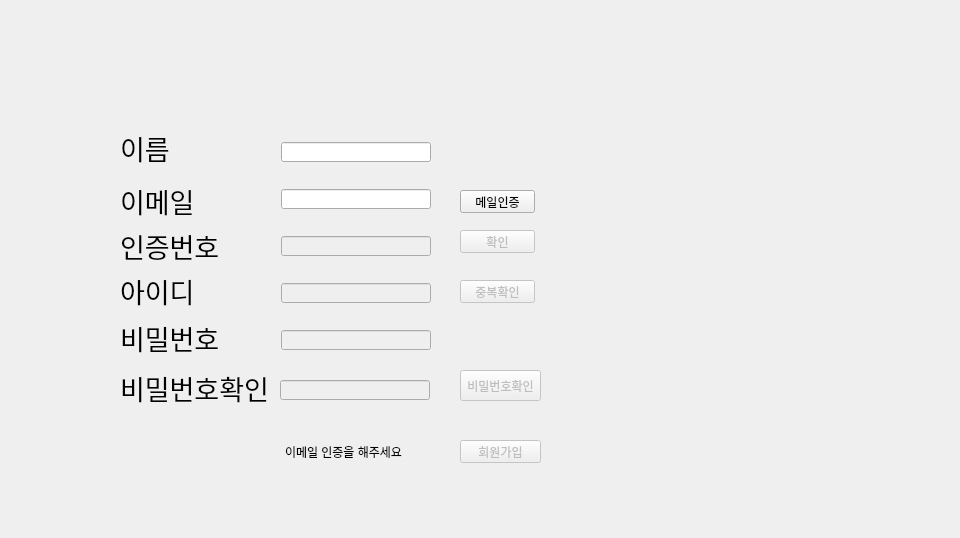
<?xml version="1.0" encoding="UTF-8"?>
<ui version="4.0">
 <class>signup</class>
 <widget class="QWidget" name="signup">
  <property name="geometry">
   <rect>
    <x>0</x>
    <y>0</y>
    <width>960</width>
    <height>538</height>
   </rect>
  </property>
  <property name="windowTitle">
   <string>회원가입</string>
  </property>
  <property name="windowIcon">
   <iconset>
    <normaloff>icon.jpg</normaloff>icon.jpg</iconset>
  </property>
  <widget class="QLabel" name="label_1">
   <property name="geometry">
    <rect>
     <x>120</x>
     <y>130</y>
     <width>141</width>
     <height>35</height>
    </rect>
   </property>
   <property name="font">
    <font>
     <family>한컴 고딕</family>
     <pointsize>20</pointsize>
    </font>
   </property>
   <property name="text">
    <string>이름</string>
   </property>
  </widget>
  <widget class="QLabel" name="label_2">
   <property name="geometry">
    <rect>
     <x>120</x>
     <y>180</y>
     <width>141</width>
     <height>41</height>
    </rect>
   </property>
   <property name="font">
    <font>
     <family>한컴 고딕</family>
     <pointsize>20</pointsize>
    </font>
   </property>
   <property name="text">
    <string>이메일</string>
   </property>
  </widget>
  <widget class="QLabel" name="label_3">
   <property name="geometry">
    <rect>
     <x>120</x>
     <y>220</y>
     <width>141</width>
     <height>51</height>
    </rect>
   </property>
   <property name="font">
    <font>
     <family>한컴 고딕</family>
     <pointsize>20</pointsize>
    </font>
   </property>
   <property name="text">
    <string>인증번호</string>
   </property>
  </widget>
  <widget class="QLabel" name="label_4">
   <property name="geometry">
    <rect>
     <x>120</x>
     <y>270</y>
     <width>141</width>
     <height>41</height>
    </rect>
   </property>
   <property name="font">
    <font>
     <family>한컴 고딕</family>
     <pointsize>20</pointsize>
    </font>
   </property>
   <property name="text">
    <string>아이디</string>
   </property>
  </widget>
  <widget class="QLabel" name="label_5">
   <property name="geometry">
    <rect>
     <x>120</x>
     <y>320</y>
     <width>141</width>
     <height>35</height>
    </rect>
   </property>
   <property name="font">
    <font>
     <family>한컴 고딕</family>
     <pointsize>20</pointsize>
    </font>
   </property>
   <property name="text">
    <string>비밀번호</string>
   </property>
  </widget>
  <widget class="QLineEdit" name="lineEdit">
   <property name="geometry">
    <rect>
     <x>281</x>
     <y>142</y>
     <width>150</width>
     <height>20</height>
    </rect>
   </property>
  </widget>
  <widget class="QLineEdit" name="lineEdit_2">
   <property name="geometry">
    <rect>
     <x>281</x>
     <y>189</y>
     <width>150</width>
     <height>20</height>
    </rect>
   </property>
  </widget>
  <widget class="QLineEdit" name="lineEdit_3">
   <property name="enabled">
    <bool>false</bool>
   </property>
   <property name="geometry">
    <rect>
     <x>281</x>
     <y>236</y>
     <width>150</width>
     <height>20</height>
    </rect>
   </property>
  </widget>
  <widget class="QLineEdit" name="lineEdit_4">
   <property name="enabled">
    <bool>false</bool>
   </property>
   <property name="geometry">
    <rect>
     <x>281</x>
     <y>283</y>
     <width>150</width>
     <height>20</height>
    </rect>
   </property>
  </widget>
  <widget class="QLineEdit" name="lineEdit_5">
   <property name="enabled">
    <bool>false</bool>
   </property>
   <property name="geometry">
    <rect>
     <x>281</x>
     <y>330</y>
     <width>150</width>
     <height>20</height>
    </rect>
   </property>
   <property name="maxLength">
    <number>20</number>
   </property>
   <property name="echoMode">
    <enum>QLineEdit::Password</enum>
   </property>
  </widget>
  <widget class="QPushButton" name="pushButton">
   <property name="geometry">
    <rect>
     <x>460</x>
     <y>190</y>
     <width>75</width>
     <height>23</height>
    </rect>
   </property>
   <property name="text">
    <string>메일인증</string>
   </property>
  </widget>
  <widget class="QPushButton" name="pushButton_2">
   <property name="enabled">
    <bool>false</bool>
   </property>
   <property name="geometry">
    <rect>
     <x>460</x>
     <y>230</y>
     <width>75</width>
     <height>23</height>
    </rect>
   </property>
   <property name="text">
    <string>확인</string>
   </property>
  </widget>
  <widget class="QPushButton" name="pushButton_3">
   <property name="enabled">
    <bool>false</bool>
   </property>
   <property name="geometry">
    <rect>
     <x>460</x>
     <y>280</y>
     <width>75</width>
     <height>23</height>
    </rect>
   </property>
   <property name="text">
    <string>중복확인</string>
   </property>
  </widget>
  <widget class="QPushButton" name="pushButton_4">
   <property name="enabled">
    <bool>false</bool>
   </property>
   <property name="geometry">
    <rect>
     <x>460</x>
     <y>370</y>
     <width>81</width>
     <height>31</height>
    </rect>
   </property>
   <property name="text">
    <string>비밀번호확인</string>
   </property>
  </widget>
  <widget class="QLabel" name="label">
   <property name="geometry">
    <rect>
     <x>285</x>
     <y>441</y>
     <width>151</width>
     <height>21</height>
    </rect>
   </property>
   <property name="text">
    <string>이메일 인증을 해주세요</string>
   </property>
   <property name="textFormat">
    <enum>Qt::AutoText</enum>
   </property>
  </widget>
  <widget class="QLabel" name="back">
   <property name="enabled">
    <bool>true</bool>
   </property>
   <property name="geometry">
    <rect>
     <x>0</x>
     <y>0</y>
     <width>961</width>
     <height>541</height>
    </rect>
   </property>
   <property name="text">
    <string/>
   </property>
   <property name="pixmap">
    <pixmap>background.jpg</pixmap>
   </property>
  </widget>
  <widget class="QPushButton" name="pushButton_5">
   <property name="enabled">
    <bool>false</bool>
   </property>
   <property name="geometry">
    <rect>
     <x>460</x>
     <y>440</y>
     <width>81</width>
     <height>23</height>
    </rect>
   </property>
   <property name="text">
    <string>회원가입</string>
   </property>
  </widget>
  <widget class="QLabel" name="label_6">
   <property name="geometry">
    <rect>
     <x>120</x>
     <y>370</y>
     <width>150</width>
     <height>35</height>
    </rect>
   </property>
   <property name="font">
    <font>
     <family>한컴 고딕</family>
     <pointsize>20</pointsize>
    </font>
   </property>
   <property name="text">
    <string>비밀번호확인</string>
   </property>
  </widget>
  <widget class="QLineEdit" name="lineEdit_6">
   <property name="enabled">
    <bool>false</bool>
   </property>
   <property name="geometry">
    <rect>
     <x>280</x>
     <y>380</y>
     <width>150</width>
     <height>20</height>
    </rect>
   </property>
   <property name="maxLength">
    <number>20</number>
   </property>
   <property name="echoMode">
    <enum>QLineEdit::Password</enum>
   </property>
  </widget>
  <zorder>back</zorder>
  <zorder>label_1</zorder>
  <zorder>label_2</zorder>
  <zorder>label_3</zorder>
  <zorder>label_4</zorder>
  <zorder>label_5</zorder>
  <zorder>lineEdit</zorder>
  <zorder>lineEdit_2</zorder>
  <zorder>lineEdit_3</zorder>
  <zorder>lineEdit_4</zorder>
  <zorder>lineEdit_5</zorder>
  <zorder>pushButton</zorder>
  <zorder>pushButton_2</zorder>
  <zorder>pushButton_3</zorder>
  <zorder>pushButton_4</zorder>
  <zorder>label</zorder>
  <zorder>pushButton_5</zorder>
  <zorder>label_1</zorder>
  <zorder>label_2</zorder>
  <zorder>label_3</zorder>
  <zorder>label_4</zorder>
  <zorder>label_5</zorder>
  <zorder>label_6</zorder>
  <zorder>lineEdit_6</zorder>
 </widget>
 <resources/>
 <connections>
  <connection>
   <sender>pushButton</sender>
   <signal>clicked()</signal>
   <receiver>signup</receiver>
   <slot>checking_mail()</slot>
   <hints>
    <hint type="sourcelabel">
     <x>530</x>
     <y>195</y>
    </hint>
    <hint type="destinationlabel">
     <x>637</x>
     <y>202</y>
    </hint>
   </hints>
  </connection>
  <connection>
   <sender>pushButton_2</sender>
   <signal>clicked()</signal>
   <receiver>signup</receiver>
   <slot>checking_num()</slot>
   <hints>
    <hint type="sourcelabel">
     <x>563</x>
     <y>241</y>
    </hint>
    <hint type="destinationlabel">
     <x>635</x>
     <y>244</y>
    </hint>
   </hints>
  </connection>
  <connection>
   <sender>pushButton_3</sender>
   <signal>clicked()</signal>
   <receiver>signup</receiver>
   <slot>checking_id()</slot>
   <hints>
    <hint type="sourcelabel">
     <x>552</x>
     <y>288</y>
    </hint>
    <hint type="destinationlabel">
     <x>636</x>
     <y>290</y>
    </hint>
   </hints>
  </connection>
  <connection>
   <sender>pushButton_4</sender>
   <signal>clicked()</signal>
   <receiver>signup</receiver>
   <slot>checking_pw()</slot>
   <hints>
    <hint type="sourcelabel">
     <x>553</x>
     <y>389</y>
    </hint>
    <hint type="destinationlabel">
     <x>625</x>
     <y>390</y>
    </hint>
   </hints>
  </connection>
  <connection>
   <sender>pushButton_5</sender>
   <signal>clicked()</signal>
   <receiver>signup</receiver>
   <slot>signup()</slot>
   <hints>
    <hint type="sourcelabel">
     <x>548</x>
     <y>445</y>
    </hint>
    <hint type="destinationlabel">
     <x>624</x>
     <y>450</y>
    </hint>
   </hints>
  </connection>
 </connections>
 <slots>
  <slot>checking_mail()</slot>
  <slot>checking_num()</slot>
  <slot>checking_id()</slot>
  <slot>checking_pw()</slot>
  <slot>signup()</slot>
 </slots>
</ui>
